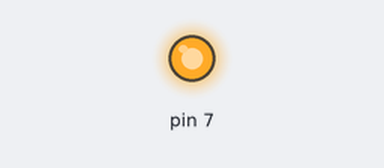
Recording of a sketch running on a simulated Arduino Uno, built with avr-gcc and run on an emulated ATmega328P. Shown: output pins drawn as LEDs (lit = HIGH). What the sketch prints to the serial monitor is not drawn.

Above: at 0.1 s.
Timing chart, 0 to 1.6 s (numbered marks = the images above):
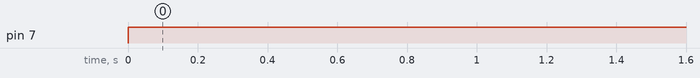

Measured:
- by itself, pin 7: LOW → HIGH at 0.00 s

The sketch:

sketch_oct30b.ino
```cpp
void setup(){
 pinMode(7, OUTPUT);
Serial.begin(9600);
Serial.print("Begin Program");
}

void loop(){
  digitalWrite(7, HIGH);
  Serial.println("7 HIGH");
  delay(1000);
}
```
